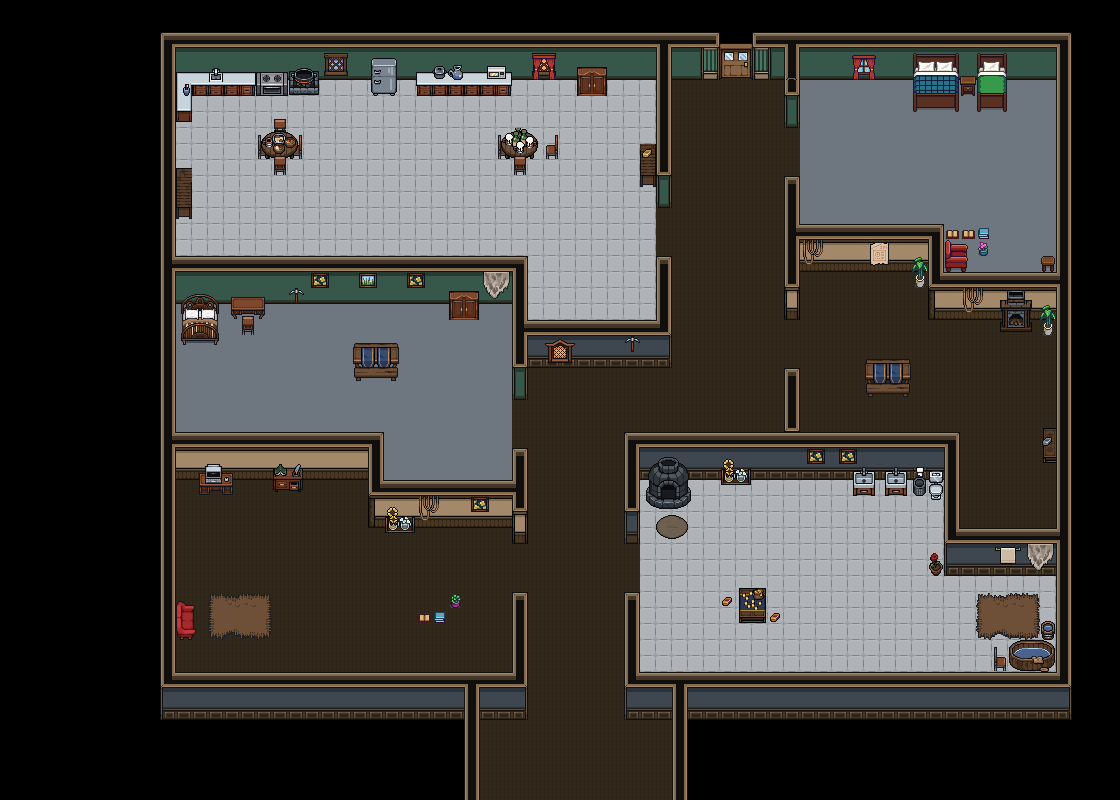

Below is a game level as drawn by its tile map, then a one-line description and the .tmx that defines it (tile-layer data replaced by summaries):
An orthogonal 70x50 tile map with 16x16 px tiles, 5 tile layers (Sol, Mur, Chaises, Objets, ...), 3 tilesets and 25 objects (4x skull_knight, player_spawn, target_entry).

<map version="1.10" tiledversion="1.12.2" orientation="orthogonal" renderorder="right-down" width="70" height="50" tilewidth="16" tileheight="16" infinite="0" nextlayerid="8" nextobjectid="26">
 <tileset firstgid="1" source="jeudetuie.tsx" />
 <tileset firstgid="849" source="JeuMédiéval.tsx" />
 <tileset firstgid="1649" source="JeuMid.tsx" />
 <layer id="1" name="Sol" width="70" height="50">
  <data>[3500 cells, 2020 non-empty, 3 distinct tile ids]</data>
 </layer>
 <layer id="2" name="Mur" width="70" height="50">
  <properties>
   <property name="shadowType" value="wall" />
  </properties>
  <data>[3500 cells, 759 non-empty, 49 distinct tile ids]</data>
 </layer>
 <objectgroup id="6" name="Spawns">
  <object id="1" name="player_spawn" x="579.397" y="760.909" />
  <object id="2" x="205.554" y="656.329" />
  <object id="3" x="197.139" y="506.07" />
  <object id="4" name="skull_knight" x="349.802" y="507.273" />
  <object id="5" x="199.543" y="367.833" />
  <object id="6" x="472.413" y="348.6" />
  <object id="7" x="300.517" y="417.117" />
  <object id="8" x="323.356" y="121.409" />
  <object id="9" name="skull_knight" x="215.17" y="161.077" />
  <object id="10" x="411.107" y="231.999" />
  <object id="11" x="601.034" y="128.621" />
  <object id="12" x="891.934" y="94.9633" />
  <object id="13" x="1031.37" y="108.186" />
  <object id="14" name="skull_knight" x="1032.58" y="233.201" />
  <object id="15" x="1020.56" y="364.226" />
  <object id="16" x="1026.57" y="504.868" />
  <object id="17" x="846.256" y="306.527" />
  <object id="18" x="890.732" y="524.101" />
  <object id="19" name="skull_knight" x="740.474" y="504.868" />
  <object id="20" x="949.633" y="634.692" />
  <object id="21" x="845.053" y="645.51" />
  <object id="22" x="760.909" y="402.693" />
  <object id="23" x="691.189" y="104.58" visible="0" />
  <object id="24" x="764.515" y="105.782" />
 </objectgroup>
 <objectgroup id="7" name="Doors">
  <properties>
   <property name="target_map" value="maps/etage_2.tmx" />
  </properties>
  <object id="25" name="target_entry" x="718.72" y="43.7848" width="33.9972" height="40.6579">
   <properties>
    <property name="target_entry" value="entry_from_etage_1" />
    <property name="target_map" value="maps/etage_2.tmx" />
   </properties>
  </object>
 </objectgroup>
 <layer id="5" name="Chaises" width="70" height="50">
  <data>[3500 cells, 10 non-empty, 6 distinct tile ids]</data>
 </layer>
 <layer id="3" name="Objets" width="70" height="50">
  <properties>
   <property name="shadowType" value="big" />
  </properties>
  <data>[3500 cells, 248 non-empty, 211 distinct tile ids]</data>
 </layer>
 <layer id="4" name="Petits Objets" width="70" height="50">
  <properties>
   <property name="shadowType" value="small" />
  </properties>
  <data>[3500 cells, 95 non-empty, 58 distinct tile ids]</data>
 </layer>
</map>
